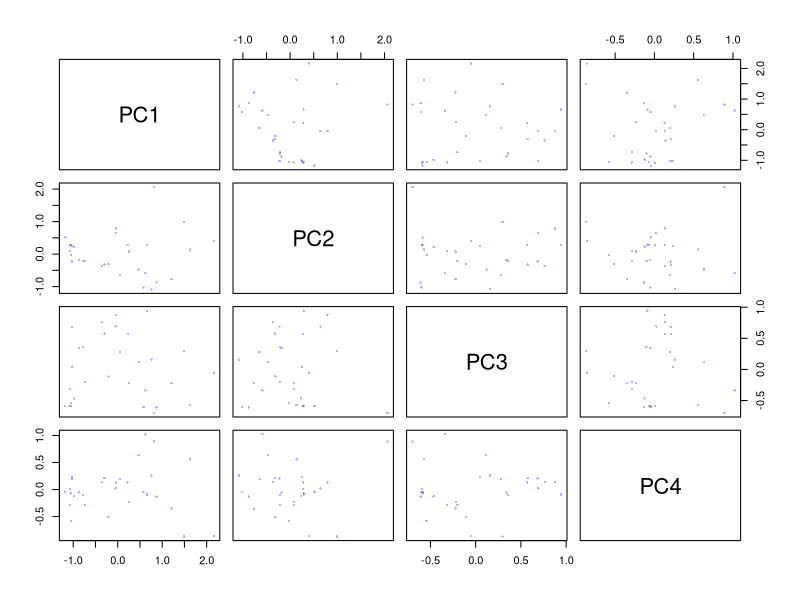
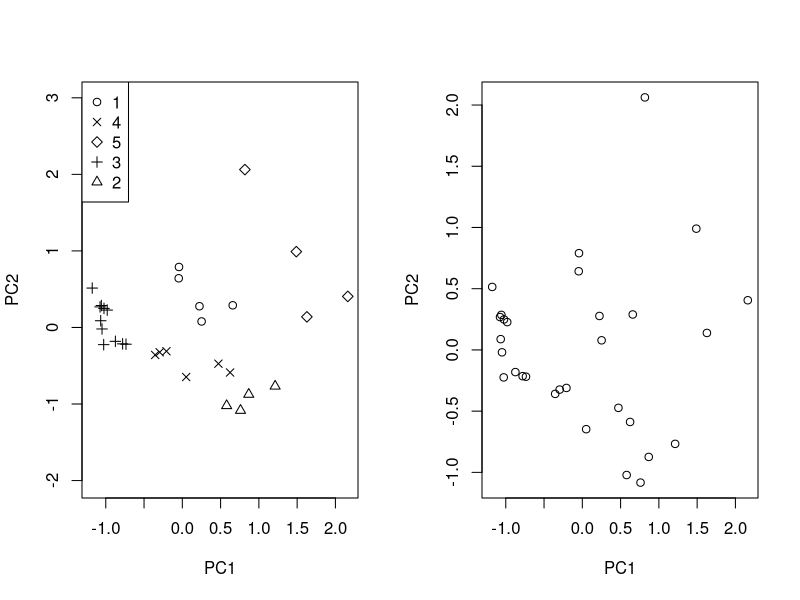
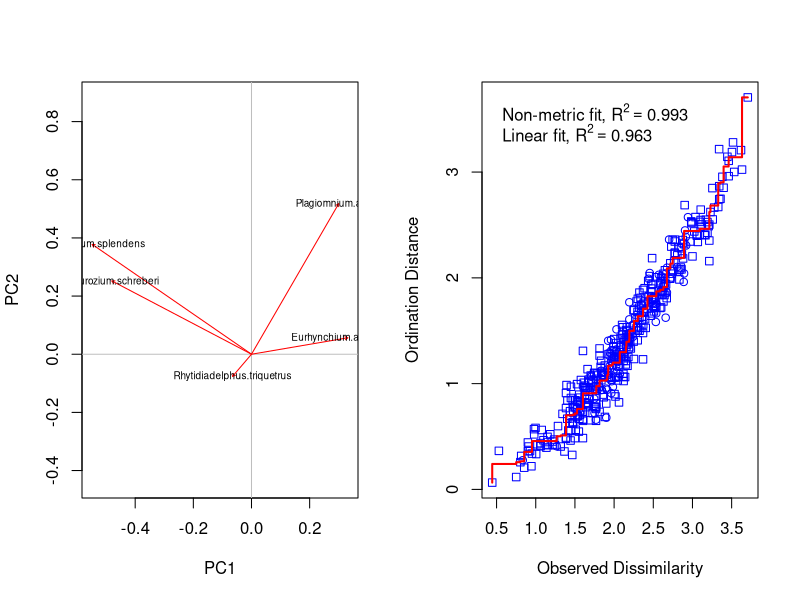
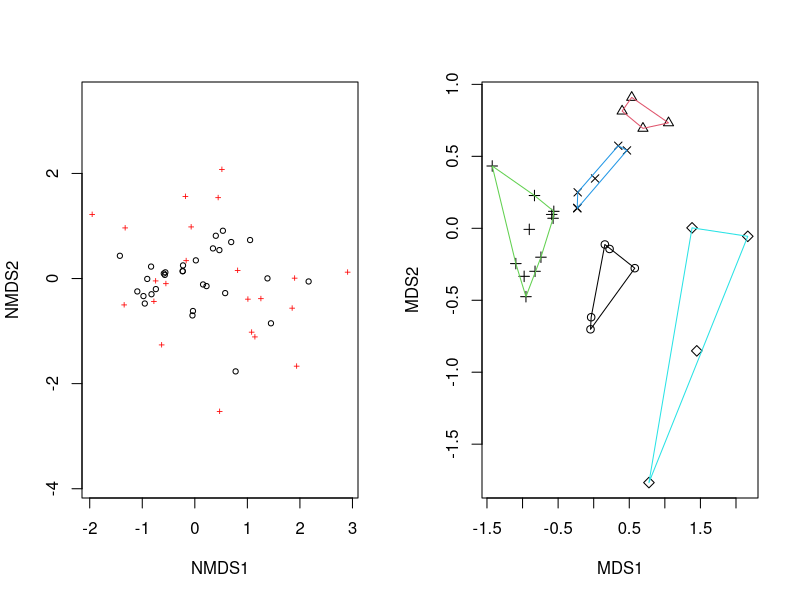
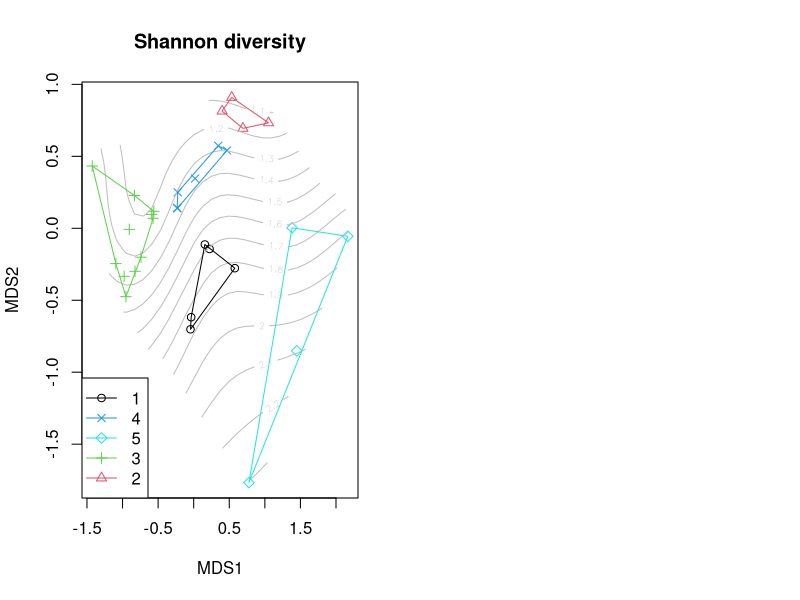
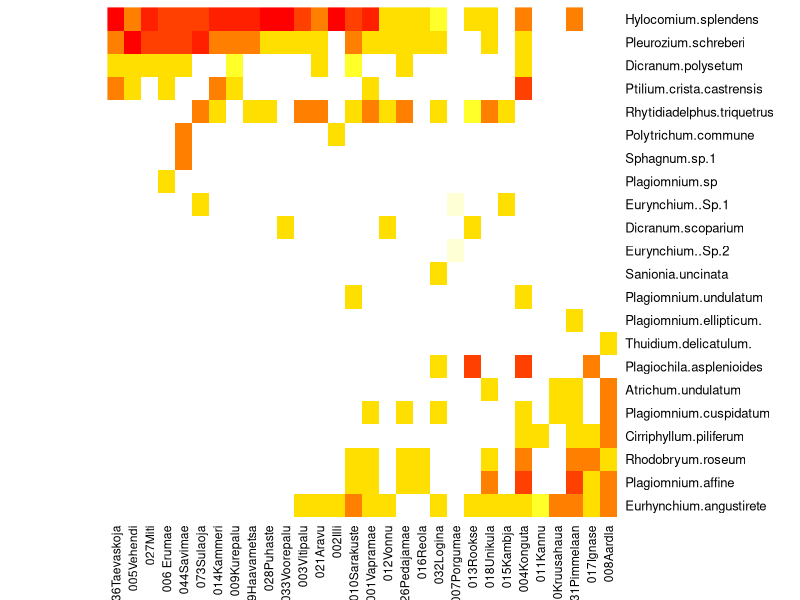
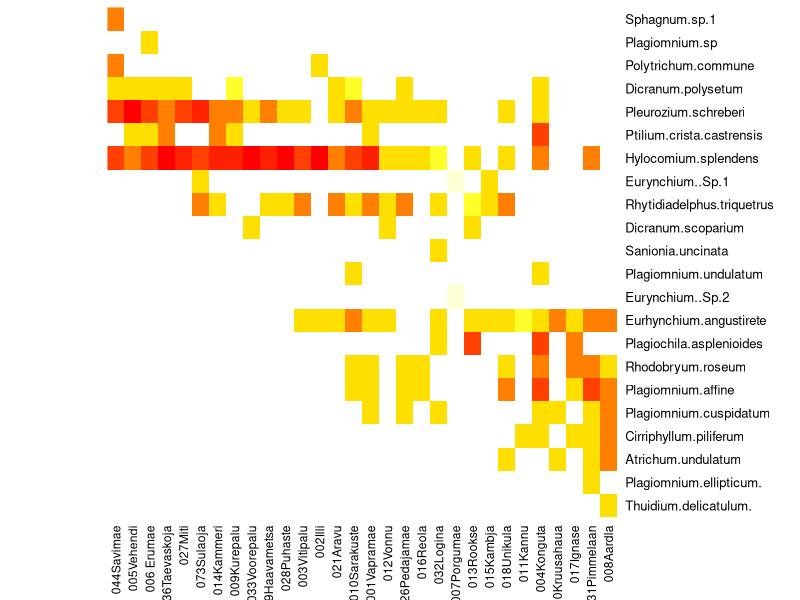
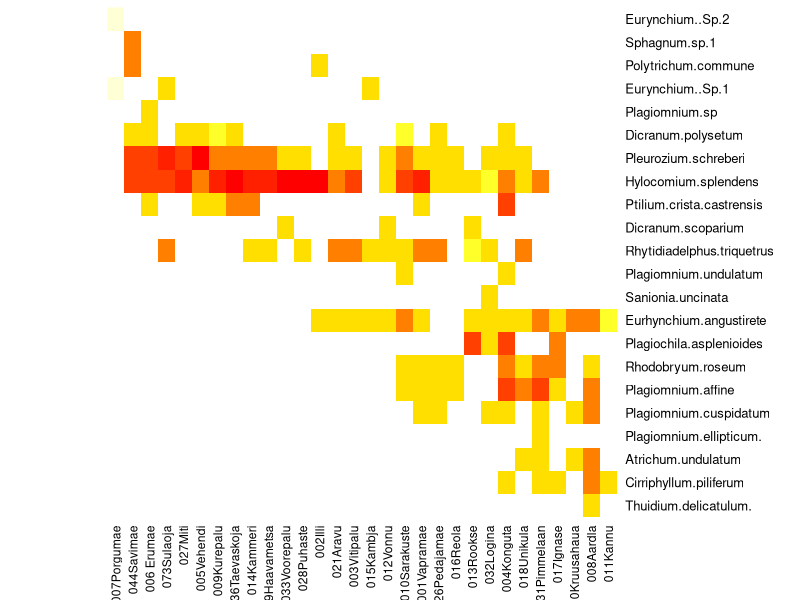

The R source for these figures, in order:
# 1. Using the ground layer bryophytes data (bry.tab.txt), explore  two different ordination techniques to show the similarity patterns of sites.

# 2. Present an optimal graph that is both readable and informative. Show clusters and diversity on the graph.

# 3. Prepare a heatmap of the bryophyte table using the function tabasco. Try different ordination methods.

bry.tab <- read.table("files/bry.tab.txt", header = T, sep = " ")
bry.data <- log1p(bry.tab)


## PCA method
library(vegan)
bry.pca <- prcomp(bry.data)
summary(bry.pca) # 80% is covered on PC6, 90% at PC8
summary(bry.pca)$importance[, 1:2]
# PC1      PC2
# Standard deviation     0.9403036 0.649348
# Proportion of Variance 0.3603900 0.171870
# Cumulative Proportion  0.3603900 0.532250

pairs(scores(bry.pca)[, 1:4], pch = 16, cex = 0.5, col = rgb(0, 0, 1, 0.3))

bry.pca$sdev ## standard deviations for 1:4
bry.pca$rotation[, 1:2] ## eigenvectors for 1:2
bry.pca$x[, 1:2] ## site positions for 1:2

#visualisation
par(mfrow = c(1, 2))

set.seed(191025)
k.bry <- kmeans(bry.data, 5) # the cluster number is from last homework
clu.bry <- k.bry$cluster

plot(scores(bry.pca)[, 1:2], asp = 1, pch = clu.bry)
legend("topleft", legend = unique(clu.bry), pch = unique(clu.bry)) #the form of the clusters is quite visible and well defined
plot(scores(bry.pca))

freq.spp <- order(colSums(bry.tab), decreasing = TRUE)[1:5]

x <- bry.pca$rotation[freq.spp, 1]
y <- bry.pca$rotation[freq.spp, 2]
plot(x, y, type = "n", asp = 1, xlab = "PC1", ylab = "PC2")
abline(h = 0, v = 0, col = "gray")
arrows(0, 0, x, y, length = 0.03, col = "red")
text(x, y, colnames(bry.data)[freq.spp], cex = 0.6)

## NMDS method
bry.mds <- metaMDS(bry.data, distance = "euclidean", k = 3)
brydist <- vegdist(bry.data, method = "bray")
stressplot(bry.mds, brydist)

plot(bry.mds)
plot(bry.mds$points, pch = clu.bry)
ordihull(bry.mds, clu.bry, col = 1:5)

plot(bry.mds$points, pch = clu.bry, col = clu.bry)
ordisurf(
    bry.mds,
    diversity(bry.data),
    col = "grey",
    main = "Shannon diversity",
    add = T
)
ordihull(bry.mds, clu.bry, col = 1:5)
legend(
    "bottomleft",
    legend = unique(clu.bry),
    col = unique(clu.bry),
    pch = unique(clu.bry),
    lwd = 1
)

bry.ca <- cca(bry.data)
summary(bry.ca)$cont$importance[, 1:3]
quartz()
tabasco(bry.data, bry.ca, Colv = T)
dev.off()
tabasco(bry.data, bry.pca)
tabasco(bry.data, bry.mds)
